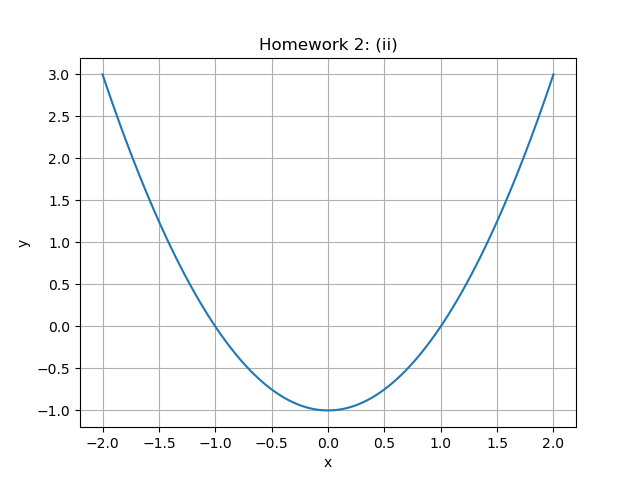

Reproduce this figure in Python.
import numpy as np
import matplotlib.pyplot as plt

# start: -2, end: 2, number of points: 100
x = np.linspace(-2, 2, 100)

# fct. f: [-2, 2] → R, f(x) = x² - 1
f = x**2 - 1

plt.plot(x, f)
plt.xlabel("x")
plt.ylabel("y")
plt.title('Homework 2: (ii)')
plt.grid(True)
plt.show()
